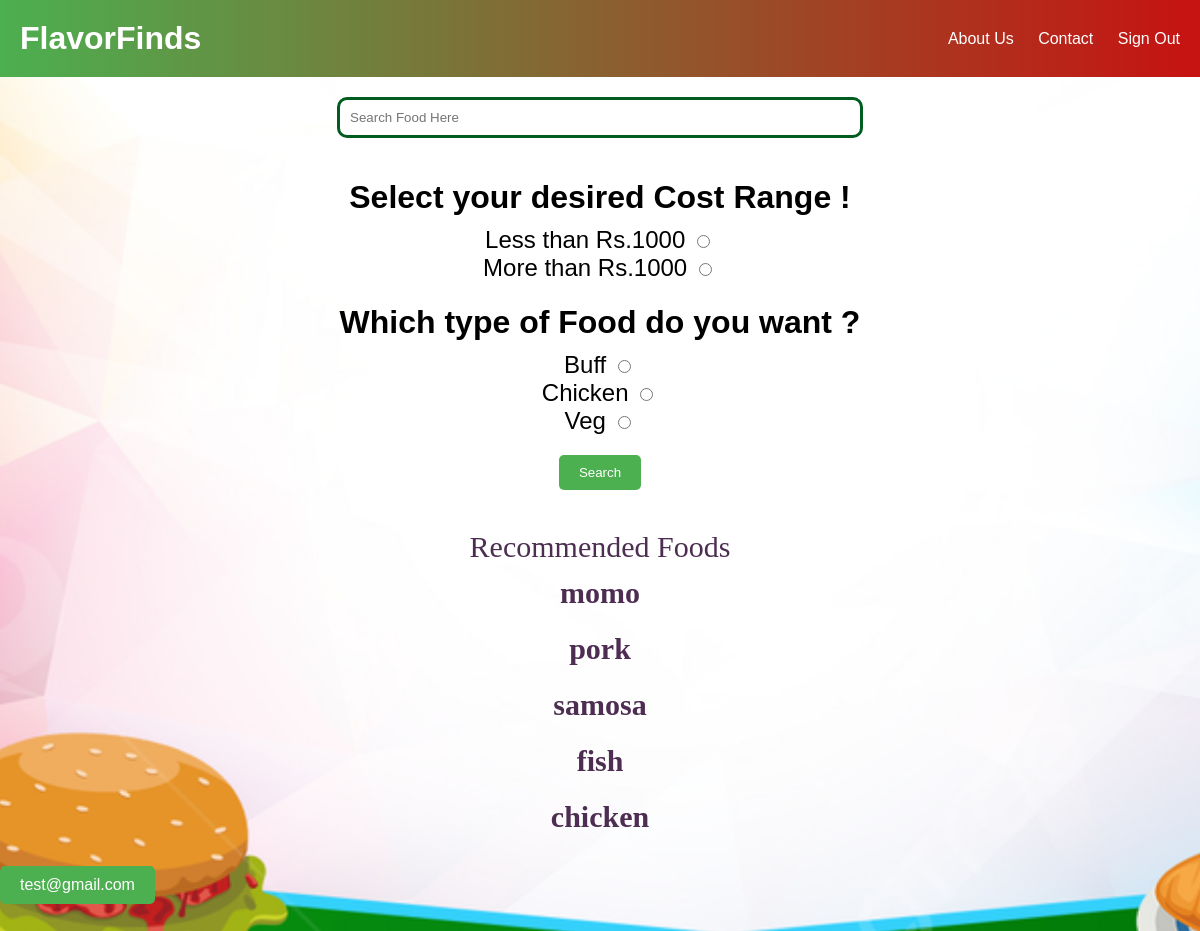
Page /home.php (signed in) on the committed database.
### tables this page shows
CREATE TABLE `recommendedfood` (
  `location` varchar(20) NOT NULL,
  `foodname1` varchar(20) NOT NULL,
  `foodname2` varchar(20) NOT NULL,
  `foodname3` varchar(20) NOT NULL,
  `foodname4` varchar(20) NOT NULL,
  `foodname5` varchar(20) NOT NULL
);

### home.php (the view, shortened to what this page needs)
<!DOCTYPE html>
<html lang="en">
<head>
    <link rel="stylesheet" href="home.css">
</head>
<body>
    <div class="header">
        <h1 class="animated fadeInDown hover-effect">FlavorFinds</h1>
        <nav>
            <ul>
                <li><a href="aboutus.html">About Us</a></li>
                <li><a href="contactus.html">Contact</a></li>
                <li><a href="signout.php">Sign Out</a></li>
            </ul>
        </nav>
    </div>
    <div class="search-bar">
        <form action="home2.php" method="post">
            <input type="text" name="food" placeholder="Search Food Here" id="food" required>
            <br>
            <div class="food-cost-section">
                <h1>Select your desired Cost Range ! </h1>
                <label for="below-1000">Less than Rs.1000</label>
                <input type="radio" name="cost1" id="below-1000" value="below 1000" required>
                <br>
                <label for="above-1000">More than Rs.1000</label>
                <input type="radio" name="cost1" id="above-1000" value="above 1000" required>
            </div>
            <div class="which-food-section">
                <h1> Which type of Food do you want ?</h1>
                <label for="buff">Buff</label>
                <input type="radio" name="variety" id="buff" value="Buff" required>
                <br>
                <label for="chicken">Chicken</label>
                <input type="radio" name="variety" id="chicken" value="Chicken" required>
                <br>
                <label for="veg">Veg</label>
                <input type="radio" name="variety" id="veg" value="Veg" required>
            </div>
            <input type="submit" name="search" value="Search" />
        </form>
    </div>
    <div class="recommendedfood">
        Recommended Foods
        <?php
        include 'db_conn.php';
        $location = isset($_SESSION["location"]) ? $_SESSION["location"] : "Unknown";
        $query = "SELECT * FROM recommendedfood WHERE location = '$location'";
        $result = mysqli_query($conn, $query);
        if ($result && mysqli_num_rows($result) > 0) {
            echo "<table>";
            while ($row = mysqli_fetch_assoc($result)) {
                echo "<tr>";
                echo "<td>" . $row["foodname1"] . "</td>";
                echo "</tr>";
                echo "<tr>";
                echo "<td>" . $row["foodname2"] . "</td>";
                echo "</tr>";
                echo "<tr>";
                echo "<td>" . $row["foodname3"] . "</td>";
                echo "</tr>";
                echo "<tr>";
                echo "<td>" . $row["foodname4"] . "</td>";
                echo "</tr>";
                echo "<tr>";
                echo "<td>" . $row["foodname5"] . "</td>";
                echo "</tr>";
            }
            echo "</table>";
        } else {
            echo '<p>No recommended food found for this location.</p>';
        }
        ?>
    </div>
    <button class="user-button" onclick="location.href='user_profile.php'">
        <?php
        if (isset($_SESSION['email'])) {
            echo $_SESSION['email'];
        } else {
            echo "User";
        }
        ?>
    </button>
    <br>
    <br>
    <br>
    <br>
    <br>
    <br>
    <br>
</body>
</html>

### home.css (style rules this page uses)
.header { background: linear-gradient(to right, #4CAF50, #c71212); color: #fff; padding: 20px; display: flex; justify-content: space-between; align-items: center; }
.header h1 { margin: 0; }
nav ul { list-style-type: none; margin: 0; padding: 0; }
nav ul li { display: inline; margin-right: 20px; }
nav ul li:last-child { margin-right: 0; }
nav ul li a { color: #fff; text-decoration: none; }
.search-bar { text-align: center; margin-top: 20px; }
.search-bar input[type="text"] { width: 500px; padding: 10px; border: 3px solid #005d20; border-radius: 10px; margin-bottom: 20px; }
.search-bar input[type="radio"] { margin-right: 5px; }
.search-bar h1 { font-size: 32px; margin-bottom: 10px; }
.search-bar input[type="submit"] { background-color: #4CAF50; color: white; padding: 10px 20px; border: none; border-radius: 5px; cursor: pointer; }
.search-bar .food-cost-section { margin-bottom: 20px; font-size: 24px; }
.search-bar .which-food-section { margin-bottom: 20px; font-size: 24px; }
.recommendedfood { padding: 20px; margin-top: 20px; text-align: center; color: #4d2d52; font-family: 'Garamond', serif; font-size: 30px; }
.recommendedfood table { width: 100%; }
.recommendedfood table td { padding: 10px; }
.recommendedfood table td:first-child { font-weight: bold; }
.user-button { background-color: #4CAF50; color: white; border: none; padding: 10px 20px; text-align: center; text-decoration: none; display: inline-block; font-size: 16px; cursor: pointer; border-radius: 5px; }
body { font-family: Arial, sans-serif; margin: 0; padding: 0; background-color: #f2f2f2; background-image: url('testbg.jpg'); background-size: cover; background-position: center; background-repeat: no-repeat; }

### rows in the picture
recommendedfood: foodname1 "momo", foodname2 "pork", foodname3 "samosa", foodname4 "fish", foodname5 "chicken"

### other values in the picture
$_SESSION['email'] "test@gmail.com"
